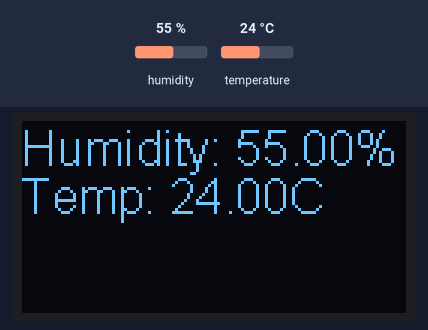
Recording of a sketch running on a simulated ESP8266 (NodeMCU). On the bench: 128×64 one-colour display. The inputs (shaded band) are chosen by the test bench; at power-on: humidity 55 %, temperature 24 °C.

Above: at 2.8 s.
2.9 s: humidity set to 22 %
At 5.3 s:
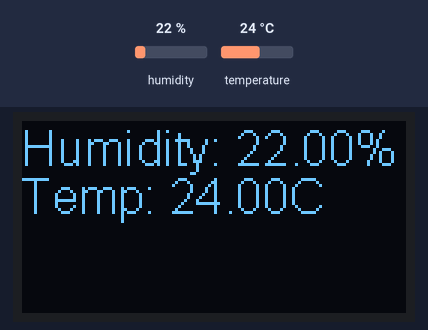
5.6 s: temperature set to 12 °C
At 7.2 s:
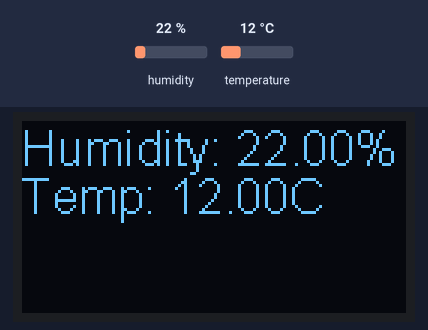
8.3 s: humidity set to 40 %
At 10.6 s:
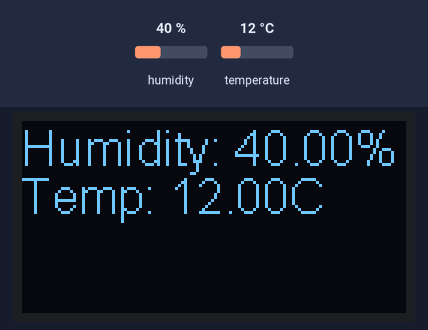
11.7 s: temperature set to 19 °C
At 13.5 s:
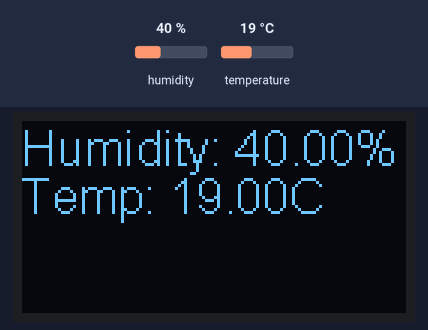
Timing chart, 0 to 15.0 s (numbered marks = the images above; inputs shaded):
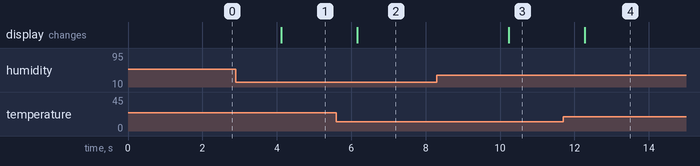

Measured:
- after the input at 2.9 s, the display: changes after 1.2 s (image 1)
- after the input at 5.6 s, the display: changes after 0.56 s (image 2)
- after the input at 8.3 s, the display: changes after 1.9 s (image 3)
- after the input at 11.7 s, the display: changes after 0.57 s (image 4)

The sketch:

tempHumSens.ino
```cpp
#include <DHT.h>
#include "SSD1306.h"

/*********** defines ************/

#define DHT_PIN 5
#define DHT_TYPE DHT11

/*********** locals ************/

SSD1306 display(0x3c, D3, D5);
DHT dht(DHT_PIN, DHT_TYPE);

/**
 * @brief struct to hold last sensor reading
 */
typedef struct readings_s{
  float Humidity;
  float Temperature;
} readings_t;
readings_t DHT_data = {0, 0};


/*********** functions ************/
/**
 * @brief function for reading humidity and temperature
 *
 * @param   none
 * @return  will return false if first/second reading failed, true otherwise
 */
bool readDHT(){
  DHT_data.Humidity    = dht.readHumidity();
  if(isnan(DHT_data.Humidity)){    //reading successful?
    return false;
  }
  DHT_data.Temperature = dht.readTemperature();
  if(isnan(DHT_data.Temperature)){ //reading successful?
    return false;
  }
  return true; //we got here, so reading should've been successful
}

/**
 * @brief Take recent reading and display on OLED
 *
 * @param   none
 * @return  none
 */
void displayTempHumid(){
  display.clear();
  display.drawString(0, 0, "Humidity: " + String(DHT_data.Humidity) + "%\t");
  display.drawString(0, 16, "Temp: " + String(DHT_data.Temperature) + "C");
}

/**
 * @brief initialization of display and sensor
 *
 * @param   none
 * @return  none
 */
void setup() {
  display.init();

  display.flipScreenVertically();
  display.setFont(ArialMT_Plain_16);
  display.setTextAlignment(TEXT_ALIGN_LEFT);
  dht.begin(); // initialize the dht
}

/**
 * @brief mainlopp
 *
 * @param   none
 * @return  none
 */
void loop() {
  if(!readDHT()){
    delay(500);
  }
  else{
    displayTempHumid();
    display.display();
    delay(2000);
  }
}
```
